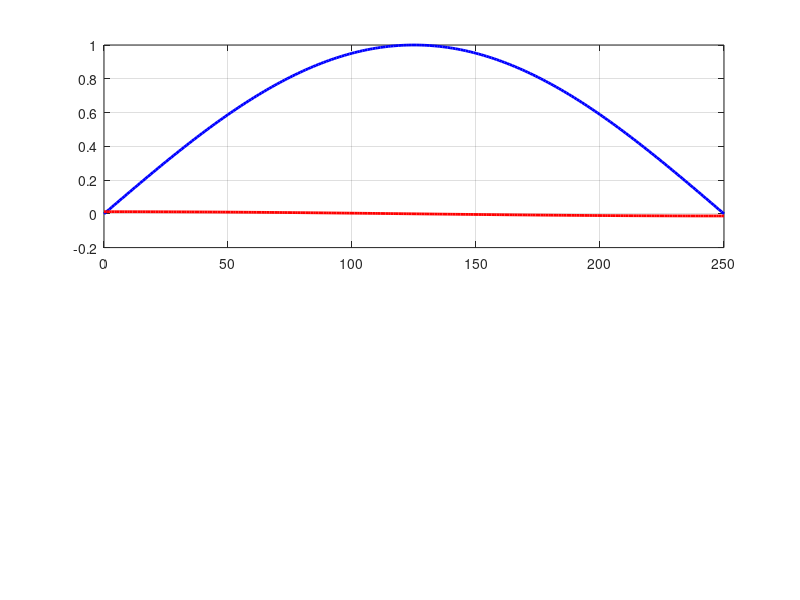

Reproduce this figure in MATLAB. (Note: this script raises an error after producing the figure.)

close all;
clear all;
clc;

fs = 18;
afs = 14;

% Add utilities
addpath('../utilities/2d/');
addpath('../utilities/stability/');

% Define beam attributes
L = 250;   % L = L_dim / h
Mw = 0;

E = 2.11e11; % Pa
nu = 0.3;
rho_m = 7500; % kg

% Define dimensional attributes
h = 0.001; L_panel = L*h;

% Define flow attributes
M = 1.5;
a = 328.6; % m/s
rho = 0.91; % kg / m^3
gamma = 1.4; R = 287;
T = a^2 / (gamma*R);
p = rho*R*T;

mu = rho / rho_m;
D = E / (12*(1-nu^2)*(a^2)*rho_m);

flow.pref = p;
flow.Tref = T;
flow.rhoref = rho;
flow.gamma = gamma;
flow.L = L_panel;

m_choice = num2str(M); m_choice = strcat([m_choice(1), m_choice(3:end)]);

% Define trial modes
num_modes = 2;
N = 241; x = linspace(0,L,N); x_dmd = linspace(0,L,61);
modeshapes = zeros(num_modes,N);

bndry_pts = x;
col_pts = (bndry_pts(1:end-1) + bndry_pts(2:end)) ./ 2;

modeshape = @(n,x_ind,L) sin(n*pi.*x_ind ./ L);
mode_deriv = @(n,x_ind,L) (n*pi/L).*cos(n*pi.*x_ind ./ L);
for j = 1:num_modes
  modeshapes(j,:) = modeshape(j,x,L);
  mode_derivs(j,:) = mode_deriv(j,x,L);
end

figure;
subplot(211);
plot(x, modeshapes(1,:), 'b', 'LineWidth', 2); grid on; hold on;
plot(x, mode_derivs(1,:), 'r', 'LineWidth', 2);
ax = gca; ax.FontSize = afs;
ylabel('$\psi_1 (x/h)$', 'interpreter', 'latex', 'fontsize', fs);
subplot(212);
plot(x, modeshapes(2,:), 'b', 'LineWidth', 2); grid on; hold on;
plot(x, mode_derivs(2,:), 'r', 'LineWidth', 2);
ax = gca; ax.FontSize = afs;
ylabel('$\psi_2 (x/h)$', 'interpreter', 'latex', 'fontsize', fs);
xlabel('$x / h$', 'interpreter', 'latex', 'fontsize', fs);
sgtitle('Trial Modes to Compute Stability of Simply-Supported Beam', 'interpreter', 'latex', 'fontsize', fs);

mu = 12e-5; D = 23.9;

%% Construct stability matrix
K = eye(num_modes);
for j = 1:num_modes
  K(j,j) = (D*(j*pi/L)^4 + (Mw^2)*(j*pi/L)^2)*(L/2);
end

% Compute natural frequencies
omega0 = zeros(1, num_modes);
for j = 1:num_modes
  omega0(j) = sqrt(D*(j*pi/L)^4 + (Mw^2)*(j*pi/L)^2);
end

% Compute pressure matrix using DMD
P = zeros(num_modes, num_modes);
for j = 1:num_modes
  omega = omega0(j);
  for l = 1:num_modes
    p_lpt_nondim = p_lpt_func(mu, M, omega, x, bndry_pts, modeshapes(l,:), mode_derivs(l,:));
    p_uns = p_upt_func(mu, M, omega, x, bndry_pts, modeshapes(l,:), mode_derivs(l,:));
    p_lpt = p_lpt_nondim .* (rho_m*a^2);
    dmd_mode = dlmread(strcat(['./2d_dmd_modes/m', m_choice, '/sin', num2str(l), '_omega', num2str(j), '/dmd_modes.csv']));
    alpha_tilde = dlmread(strcat(['./2d_dmd_modes/m', m_choice, '/sin', num2str(l), '_omega', num2str(j), '/alphas_tilde.csv']));
    alphas = dlmread(strcat(['./2d_dmd_modes/m', m_choice, '/sin', num2str(l), '_omega', num2str(j), '/alphas.csv']));
    dmd_mode = dmd_mode(:,2); alpha_tilde = alpha_tilde(2);
    p_corr = p_lpt + p.*(-i*2*h).*dmd_mode.*alpha_tilde;
    p_corr_nondim = p_corr ./ (rho_m*a^2);

    %  p_lpt_nondim = p_lpt_func(mu, M, omega, x, bndry_pts, modeshapes(l,:), mode_derivs(l,:));
    %  p_uns = p_upt_func(mu, M, omega, x, bndry_pts, modeshapes(l,:), mode_derivs(l,:));
    %  dmd_mode = dlmread(strcat(['./2d_dmd_modes/m', m_choice, '/sin', num2str(l), '_omega', num2str(j), '/dmd_modes.csv']));
    %  alpha_tilde = dlmread(strcat(['./2d_dmd_modes/m', m_choice, '/sin', num2str(l), '_omega', num2str(j), '/alphas_tilde.csv']));
    %  alphas = dlmread(strcat(['./2d_dmd_modes/m', m_choice, '/sin', num2str(l), '_omega', num2str(j), '/alphas.csv']));
    %  dmd_mode = dmd_mode(:,2); alpha_tilde = alpha_tilde(2);
    %  p_corr = p.*(-i*2*h).*dmd_mode.*alpha_tilde; p_corr_nondim = p_corr ./ (rho_m*a^2);

    f = figure; f.Position = [356 324 774 545];
    subplot(211); plot(x, real(p_lpt_nondim), 'LineWidth', 2); grid on; hold on; plot(x,real(p_corr_nondim), 'LineWidth', 2); plot(x, real(p_uns), 'LineWidth', 2);
    ax = gca; ax.FontSize = afs;
    ylabel('Re( $\hat{p}^{\prime} / \rho_m a^2$ )', 'interpreter', 'latex', 'fontsize', fs);
    legend('LPT', 'DMD', 'UPT', 'interpreter', 'latex', 'fontsize', fs);
    subplot(212); plot(x, imag(p_lpt_nondim), 'LineWidth', 2); grid on; hold on; plot(x,imag(p_corr_nondim), 'LineWidth', 2); plot(x, imag(p_uns), 'LineWidth', 2);
    ax = gca; ax.FontSize = afs;
    ylabel('Im( $\hat{p}^{\prime} / \rho_m a^2$ )', 'interpreter', 'latex', 'fontsize', fs);
    xlabel('$x / h$', 'interpreter', 'latex', 'fontsize', fs);
    sgtitle(strcat(['Comparison of Pressure Fluctuation from Theories, $\psi_', num2str(l), '$, $\omega_', num2str(j), '$, $M = ', num2str(M), '$']), 'interpreter', 'latex', 'fontsize', fs);

    for k = 1:num_modes
      ploc = rect_1pt(x, p_corr_nondim, modeshapes(k,:));
      P(l,k) = ploc;
    end
  end
  Lmat = (L*(omega^2)/2) .* eye(num_modes);
  A = K + P - Lmat;
  A = sym(A);
  syms wpp
  A(j,j) = K(j,j) + P(j,j) - (L*wpp^2)/2;
  eqn = det(A) == 0;
  B = double(solve(eqn));
  omegap(j) = B(real(B)>0);
end

disp('omegap: '); disp(omegap);

function [p] = p_lpt_func(mu, M, omega, x, bndry_pts, W, dWdx)

  N = length(x); p = zeros(N,1);
  for j = 1:N
    x_loc = x(j);
    p(j) = (mu*M/sqrt(M^2 - 1))*(-i*omega*W(j) + M*dWdx(j));
    p(j) = mu*M*dWdx(j) - i*mu*omega*W(j); % To match Zhang local piston theory
    %p(j) = mu*M*dWdx(j) + i*mu*omega*W(j);
  end

end

function [p] = p_upt_func(mu, M, omega, x, bndry_pts, W, dWdx)

  N = length(x); p = zeros(N,1);
  for j = 1:N
    x_loc = x(j);
    p(j) = (mu*M/sqrt(M^2-1))*(-i*omega*W(j) + M*dWdx(j));
    running_int = 0;
    for k = 1:j-1
      xx_loc = x(k);
      intg = (-i*omega*W(k) + M*dWdx(k)) * exp(i*M*omega*(x_loc-xx_loc)/(M^2-1)) * (i*besselj(0,-omega*(x_loc-xx_loc)/(M^2-1)) + M*besselj(1,-omega*(x_loc-xx_loc)/(M^2-1)));
      running_int = running_int + ((bndry_pts(k+1)-bndry_pts(k))/2)*2*intg;
    end
    % Account for final sliver
    intg = (-i*omega*W(end) + M*dWdx(end)) * (i*besselj(0,0) + M*besselj(1,0));
    running_int = running_int + ((bndry_pts(end) - bndry_pts(end-1))/2)*intg;
    p(j) = p(j) + (mu*omega/((M^2 - 1)^(3/2)))*running_int;
  end
  
end

function [pjk] = rect_1pt(x, p, psi)

  Np = length(p); dx = x(2) - x(1);
  pjk = 0;
  for j = 1:Np-1
    pjk = pjk + p(j)*psi(j)*dx;
  end

end
